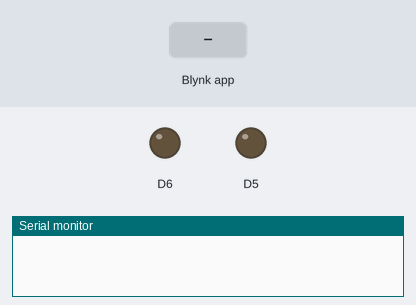
Bench run of a sketch on a simulated ESP8266 (NodeMCU). Parts: output pins drawn as LEDs (lit = HIGH), the last lines printed to the serial monitor. The inputs (shaded band) are chosen by the test bench. WiFi joins after 1.5 s; servers stay silent unless stated.

Above: at 3.0 s.
3.1 s: Blynk app writes 0 to V0
At 4.3 s:
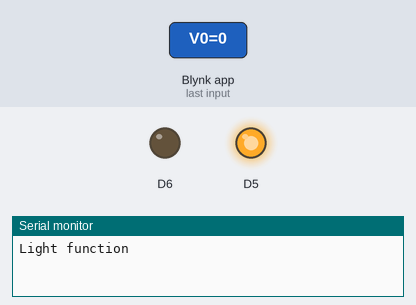
4.6 s: Blynk app writes 0 to V1
At 5.6 s:
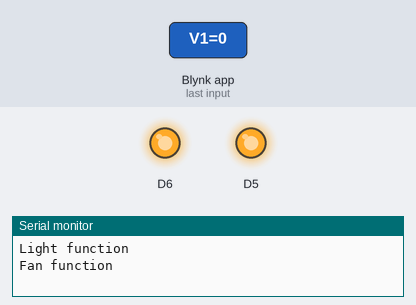
6.1 s: Blynk app writes 1 to V0
At 6.8 s:
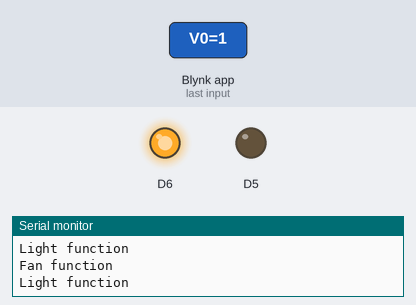
7.6 s: Blynk app writes 200 to V0
At 7.9 s:
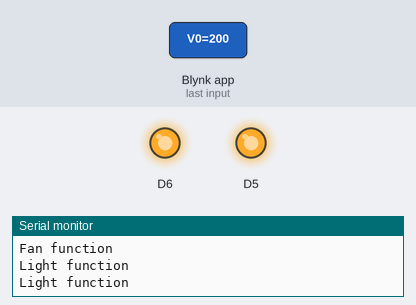
9.1 s: Blynk app writes 1 to V1
At 10.2 s:
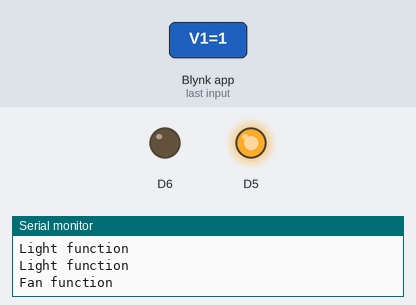
Timing chart, 0 to 11.6 s (numbered marks = the images above; inputs shaded):
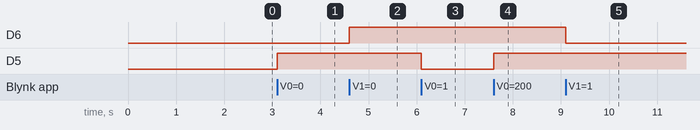

Measured:
- after the input at 3.1 s, D5: LOW → HIGH at once
- after the input at 4.6 s, D6: LOW → HIGH at once
- after the input at 6.1 s, D5: HIGH → LOW at once
- after the input at 7.6 s, D5: LOW → HIGH at once
- after the input at 9.1 s, D6: HIGH → LOW at once

The sketch:

IOT_Project.ino
```cpp
// Template ID, Device Name and Auth Token are provided by the Blynk.Cloud
// See the Device Info tab, or Template settings

#define BLYNK_TEMPLATE_ID "TMPL7UbyFHbc"
#define BLYNK_DEVICE_NAME "led"
#define BLYNK_AUTH_TOKEN "x1Yi-BNq7yu8qqbvFE0P2AUFNZvoLVd5"

#define BLYNK_PRINT Serial


#include <ESP8266WiFi.h>
#include <ESP8266_Lib.h>

#include <BlynkSimpleEsp8266.h>

char auth[] = BLYNK_AUTH_TOKEN;

// Your WiFi credentials.
// Set password to "" for open networks.
char ssid[] = "Harsh";
char pass[] = "12345678";

BlynkTimer timer;

// This function is called every time the Virtual Pin 0 state changes
BLYNK_WRITE(V0)
{
  Serial.println("Light function");
// Set incoming value from pin V0 to a variable
  int value = param.asInt();
// Update state
  if(value == 1)
    digitalWrite(D5,LOW);
  else
    digitalWrite(D5,HIGH);
}

BLYNK_WRITE(V1)
{
  Serial.println("Fan function");
// Set incoming value from pin V1 to a variable
  int value = param.asInt();
// Update state
  if(value == 1)
    digitalWrite(D6,LOW);
  else
    digitalWrite(D6,HIGH);
}

// This function is called every time the device is connected to the Blynk.Cloud
BLYNK_CONNECTED()
{
  Blynk.setProperty(V3, "offImageUrl", "https://static-image.nyc3.cdn.digitaloceanspaces.com/general/fte/congratulations.png");
  Blynk.setProperty(V3, "onImageUrl",  "https://static-image.nyc3.cdn.digitaloceanspaces.com/general/fte/congratulations_pressed.png");
  Blynk.setProperty(V3, "url", "https://docs.blynk.io/en/getting-started/what-do-i-need-to-blynk/how-quickstart-device-was-made");
}

// This function sends Arduino's uptime every second to Virtual Pin 2.
void myTimerEvent()
{
  // You can send any value at any time.
  // Please don't send more that 10 values per second.
  Blynk.virtualWrite(V2, millis() / 1000);
}

void setup()
{
  // Debug console
  Serial.begin(9600);
  pinMode(D5,OUTPUT);
  pinMode(D6,OUTPUT);

  Blynk.begin(auth, ssid, pass);
  // You can also specify server:
  //Blynk.begin(auth, ssid, pass, "blynk.cloud", 80);
  //Blynk.begin(auth, ssid, pass, IPAddress(192,168,1,100), 8080);

  // Setup a function to be called every second
  timer.setInterval(1000L, myTimerEvent);
}

void loop()
{
  Blynk.run();
  //  timer.run();
  // You can inject your own code or combine it with other sketches.
  // Check other examples on how to communicate with Blynk. Remember
  // to avoid delay() function!
}
```
